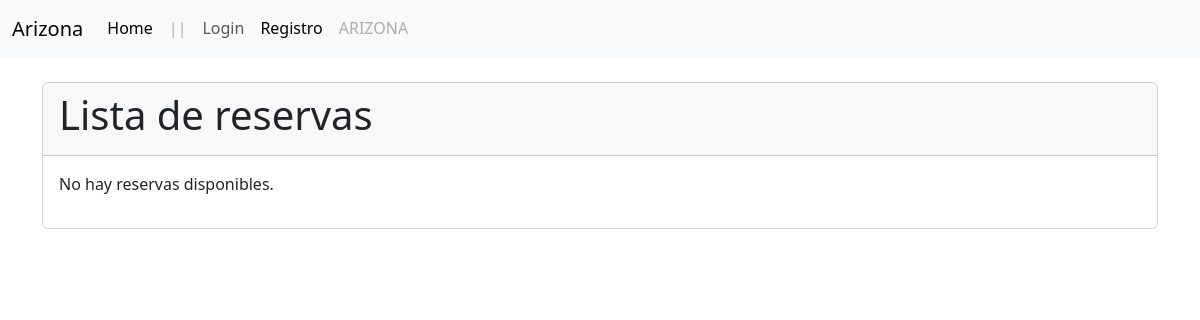
The app's page /cliente/reservas/, older data.
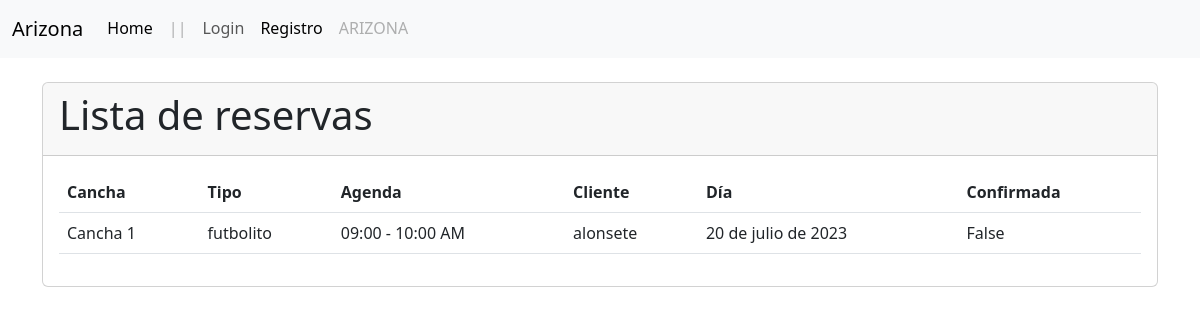
The same page, newer data.
### cliente/models.py (models this page shows, shortened)
class Reserva(models.Model):
    cliente = models.ForeignKey(Cliente, on_delete=models.CASCADE)
    agenda = models.ForeignKey(Agenda, on_delete=models.CASCADE)
    dia = models.DateField()
    confirmada = models.BooleanField(default=False)
    class Meta:
        unique_together = ('agenda', 'cliente', 'dia')

class Cliente(models.Model):
    SEXO = [
        ('F', 'Femenino'),
        ('M', 'Masculino'),
    ]
    user = models.OneToOneField(
        'accounts.User',
        verbose_name='Usuario',
        on_delete=models.CASCADE
    )
    rut = models.CharField(max_length=10)
    sexo = models.CharField(max_length=10, choices=SEXO)
    def __str__(self):
        return f'{self.user.username}'

### servicio/models.py (models this page shows, shortened)
class Agenda(models.Model):
    cancha = models.ForeignKey(Cancha, on_delete=models.CASCADE)
    horario = models.ForeignKey(Horario, on_delete=models.CASCADE)
    disponible = models.BooleanField(default=True)
    class Meta:
        verbose_name = _('Agenda')
        verbose_name_plural = _('Agendas')
        unique_together = ('cancha', 'horario')

class Cancha(models.Model):
    NUMERACION_CHOICES = [
        ('1', 'Cancha 1'),
        ('2', 'Cancha 2'),
        ('3', 'Cancha 3'),
        ('4', 'Cancha 4'),
        ('5', 'Cancha 5'),
        ('6', 'Cancha 6'),
        ('7', 'Cancha 7'),
        ('8', 'Cancha 8'),
    ]
    numeracion = models.CharField(max_length=10, choices=NUMERACION_CHOICES)
    tipo = models.ForeignKey(TipoCancha, on_delete=models.CASCADE, related_name='canchas')
    def __str__(self):
        return f'Cancha {self.numeracion}'
    class Meta:
        verbose_name = _('Cancha')
        verbose_name_plural = _('Canchas')

class TipoCancha(models.Model):
    nombre = models.CharField(max_length=50)
    precio = models.DecimalField(max_digits=8, decimal_places=0)
    descripcion = models.TextField()
    def __str__(self):
        return self.nombre
    class Meta:
        verbose_name = _('Tipo de Cancha')
        verbose_name_plural = _('Tipos de Canchas')

class Horario(models.Model):
    AM = 'AM'
    PM = 'PM'
    HORAS_CHOICES = [
        ('09', '09:00 - 10:00'),
        ('10', '10:00 - 11:00'),
        ('11', '11:00 - 12:00'),
        ('12', '12:00 - 01:00'),
        ('16', '04:00 - 05:00'),
        ('17', '05:00 - 06:00'),
        ('18', '06:00 - 07:00'),
        ('19', '07:00 - 08:00'),
        ('20', '08:00 - 09:00'),
        ('21', '09:00 - 10:00'),
    ]
    MERIDIEM_CHOICES = [
        (AM, 'AM'),
        (PM, 'PM'),
    ]
    horario = models.CharField(max_length=10, choices=HORAS_CHOICES, unique=True)
    meridiem = models.CharField(max_length=2, choices=MERIDIEM_CHOICES, default=PM)
    def __str__(self):
        return f'{self.get_horario_display()} {self.get_meridiem_display()}'
    class Meta:
        verbose_name = _('Horario')
        verbose_name_plural = _('Horarios')

### accounts/models.py (models this page shows, shortened)
class User(AbstractBaseUser, PermissionsMixin):
    username = models.CharField(
        'Usuario', max_length=30, unique=True, validators=[
            validators.RegexValidator(
                re.compile('^[\w.@+-]+$'),
                'ingrese un nombre de usuario valido '
                'Este valor debe contener solo letras, números '
                'excepto: @/./+/-/_.'
                ,  'invalid'
            )
        ], help_text='Un nombre corto que sera usado'+
                    ' para identificarlo de forma unica en la plataforma.'
    )
    name = models.CharField('Name', max_length=100)
    email = models.EmailField('Email', unique=True)
    is_staff = models.BooleanField('Admin', default=False)
    is_active = models.BooleanField('Ativo', default=True)
    date_joined = models.DateTimeField('Data de Entrada', auto_now_add=True)
    USERNAME_FIELD = 'username'
    REQUIRED_FIELDS = ['email']
    objects = UserManager()
    class Meta:
        verbose_name = 'Usuario'
        verbose_name_plural = 'Usuarios'

### cliente/views.py (the view)
# urls.py: path('reservas/', views.reserva_list, name='reserva_list'),
def reserva_list(request):
    reservas = Reserva.objects.all()
    return render(request, 'reserva/listar.html', {'reservas': reservas})

### cliente/templates/reserva/listar.html (shortened to what this page needs)
{% extends "layout.html" %}
{% load static %}
{% load humanize %}
{% block container %}
<div class="container">
  <br>
  <div class="card">
    <div class="card-header">
      <h1 class="card-title">Lista de reservas</h1>
    </div>
    <div class="card-body">
      {% if reservas %}
      <table class="table reserva-table">
        <thead>
          <tr>
            <th>Cancha</th>
            <th>Tipo</th>
            <th>Agenda</th>
            <th>Cliente</th>
            <th>Día</th>
            <th>Confirmada</th>
          </tr>
        </thead>
        <tbody>
          {% for reserva in reservas %}
          <tr>
            <td>{{ reserva.agenda.cancha }}</td>
            <td>{{ reserva.agenda.cancha.tipo }}</td>
            <td>{{ reserva.agenda.horario }}</td>
            <td>{{ reserva.cliente }}</td>
            <td>{{ reserva.dia }}</td>
            <td>{{ reserva.confirmada }}</td>
          </tr>
          {% empty %}
          <tr>
            <td colspan="4">No hay servicio disponibles.</td>
          </tr>
          {% endfor %}
        </tbody>
      </table>
      {% else %}
      <p>No hay reservas disponibles.</p>
      {% endif %}
    </div>
  </div>
</div>
{% endblock %}

Row changes from the older to the newer data that the page shows:
added Reserva: agenda.cancha "Cancha 1", agenda.cancha.tipo "futbolito", agenda.horario "09:00 - 10:00 AM", cliente "alonsete", dia "20 de julio de 2023", confirmada "False"
Text that changed along with them:
text no longer shown: "No hay reservas disponibles."
text now shown: "Cancha Tipo Agenda Cliente Día Confirmada"
